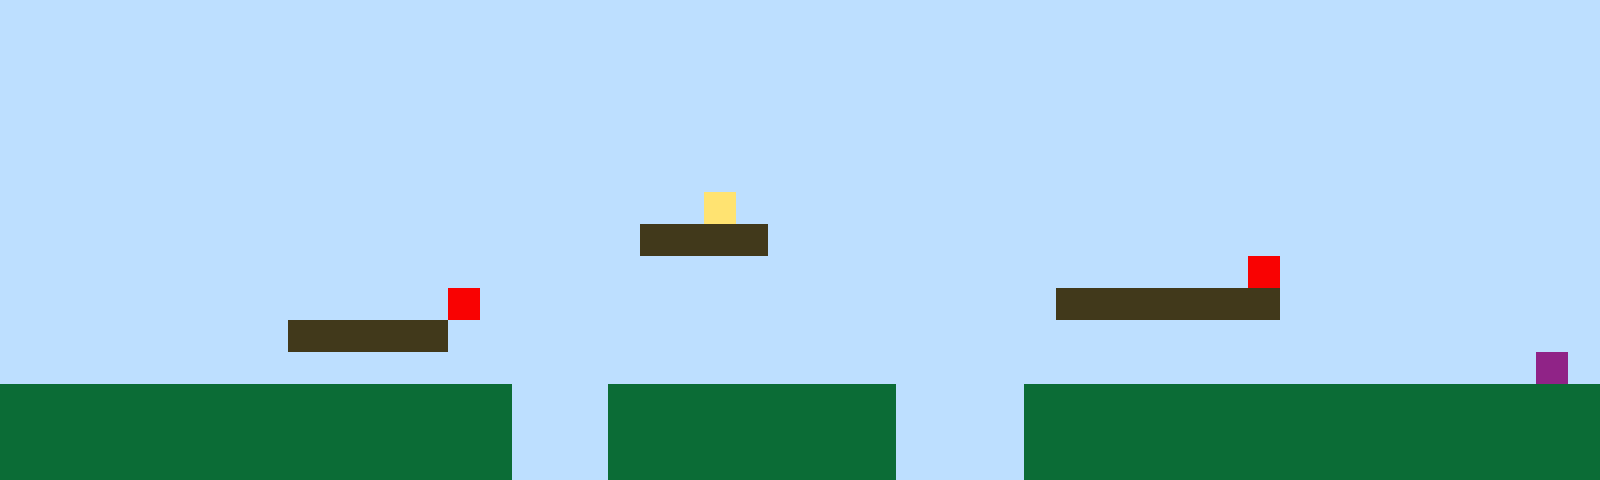

This game map was drawn from its Tiled (.tmx) file and the tilesets committed beside it. A one-line description and the full map source follow:
An orthogonal 50x15 tile map with 32x32 px tiles, 1 tile layer (Tile Layer 1).

<map version="1.10" tiledversion="1.11.2" orientation="orthogonal" renderorder="right-up" width="50" height="15" tilewidth="32" tileheight="32" infinite="0" nextlayerid="2" nextobjectid="1"><editorsettings><export target="map1.csv" format="csv" /></editorsettings><tileset firstgid="1" name="sprites" tilewidth="32" tileheight="32" tilecount="6" columns="3"><image source="sprites.png" width="96" height="64" /></tileset><layer id="1" name="Tile Layer 1" width="50" height="15"><data encoding="csv">1,1,1,1,1,1,1,1,1,1,1,1,1,1,1,1,1,1,1,1,1,1,1,1,1,1,1,1,1,1,1,1,1,1,1,1,1,1,1,1,1,1,1,1,1,1,1,1,1,1,1,1,1,1,1,1,1,1,1,1,1,1,1,1,1,1,1,1,1,1,1,1,1,1,1,1,1,1,1,1,1,1,1,1,1,1,1,1,1,1,1,1,1,1,1,1,1,1,1,1,1,1,1,1,1,1,1,1,1,1,1,1,1,1,1,1,1,1,1,1,1,1,1,1,1,1,1,1,1,1,1,1,1,1,1,1,1,1,1,1,1,1,1,1,1,1,1,1,1,1,1,1,1,1,1,1,1,1,1,1,1,1,1,1,1,1,1,1,1,1,1,1,1,1,1,1,1,1,1,1,1,1,1,1,1,1,1,1,1,1,1,1,1,1,1,1,1,1,1,1,1,1,1,1,1,1,1,1,1,1,1,1,1,1,1,1,1,1,1,1,1,1,1,1,1,1,1,1,1,1,1,1,1,1,1,1,1,1,1,1,1,1,1,1,1,1,1,1,1,1,1,1,1,1,1,1,1,1,1,1,1,1,1,1,1,1,1,1,1,1,1,1,1,1,1,1,1,1,1,1,1,1,1,1,1,1,1,1,1,1,1,1,1,1,1,1,1,1,1,1,1,1,1,1,1,1,1,1,1,1,1,1,1,1,1,1,1,1,1,1,1,1,4,1,1,1,1,1,1,1,1,1,1,1,1,1,1,1,1,1,1,1,1,1,1,1,1,1,1,1,1,1,1,1,1,1,1,1,1,1,1,1,1,1,1,1,1,1,1,1,3,3,3,3,1,1,1,1,1,1,1,1,1,1,1,1,1,1,1,1,1,1,1,1,1,1,1,1,1,1,1,1,1,1,1,1,1,1,1,1,1,1,1,1,1,1,1,1,1,1,1,1,1,1,1,1,1,1,1,1,1,1,1,1,1,1,1,1,1,5,1,1,1,1,1,1,1,1,1,1,1,1,1,1,1,1,1,1,1,1,1,1,1,1,5,1,1,1,1,1,1,1,1,1,1,1,1,1,1,1,1,1,1,3,3,3,3,3,3,3,1,1,1,1,1,1,1,1,1,1,1,1,1,1,1,1,1,1,1,3,3,3,3,3,1,1,1,1,1,1,1,1,1,1,1,1,1,1,1,1,1,1,1,1,1,1,1,1,1,1,1,1,1,1,1,1,1,1,1,1,1,1,1,1,1,1,1,1,1,1,1,1,1,1,1,1,1,1,1,1,1,1,1,1,1,1,1,1,1,1,1,1,1,1,1,1,1,1,1,1,1,1,1,1,1,1,1,1,6,1,2,2,2,2,2,2,2,2,2,2,2,2,2,2,2,2,1,1,1,2,2,2,2,2,2,2,2,2,1,1,1,1,2,2,2,2,2,2,2,2,2,2,2,2,2,2,2,2,2,2,2,2,2,2,2,2,2,2,2,2,2,2,2,2,2,2,1,1,1,2,2,2,2,2,2,2,2,2,1,1,1,1,2,2,2,2,2,2,2,2,2,2,2,2,2,2,2,2,2,2,2,2,2,2,2,2,2,2,2,2,2,2,2,2,2,2,1,1,1,2,2,2,2,2,2,2,2,2,1,1,1,1,2,2,2,2,2,2,2,2,2,2,2,2,2,2,2,2,2,2</data></layer></map>
